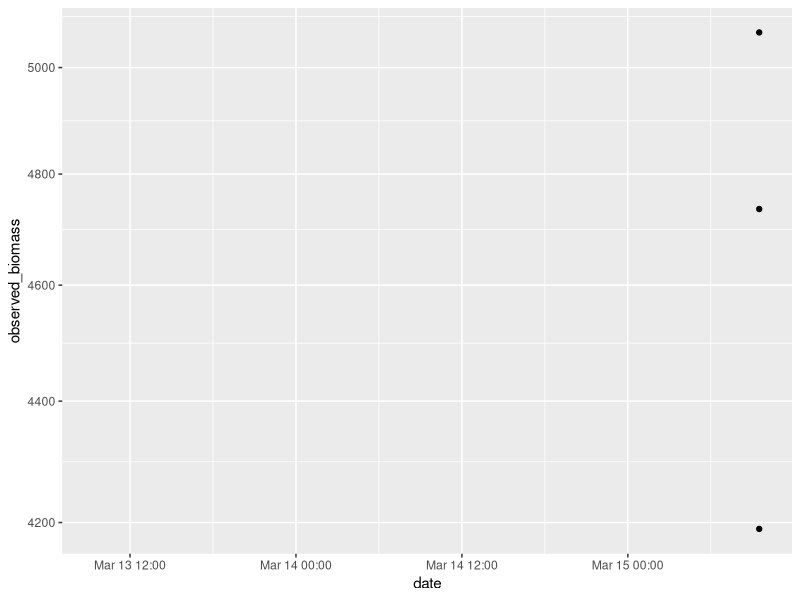
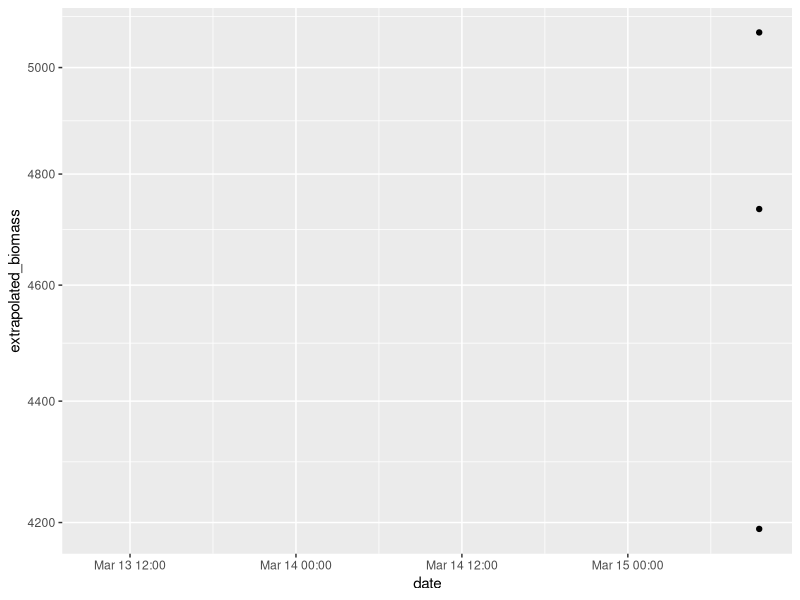

Write the R code that produced these figures, in order. (Note: this script raises an error after producing the figures.)
## ---- chunk 1
knitr::opts_chunk$set(echo = TRUE)
library(tidyverse)
library(lubridate)
library(broom)
## ---- chunk 2
n_replicates <- 3
biomass_0 <- 1000 # mean biomass at starting time of batch culture
biomass_prop_s <- 0.075 # standard deviation of counts as proportion of true value
record_dilution <- TRUE 
growth_rate <- 0.8
start_date <- ymd_hms("2021-03-13 09:30:00")
days_between_counts <- 2
dilute_at <- 30000 # target biomass to dilute cultures
n_counts <- 20 # number of samples to collect in the experiment
## ---- chunk 3
counts <- tibble( experiment = "A", 
                  date = rep(start_date, n_replicates),
                  batch = 1,
                  replicate = 1:n_replicates,
                  true_biomass = biomass_0 * rnorm(n_replicates, 1, biomass_prop_s),
                  dilution = NA,
                  observed_biomass = NA
                  )
## ---- chunk 4
last_obs <- counts %>% slice_tail(n = n_replicates)
new_obs <- last_obs %>% mutate( date = date + days_between_counts*86400 - 15*60*(!is.na(dilution)),
                                dilution = NA,
                                true_biomass = true_biomass * exp(growth_rate*days_between_counts),
                                observed_biomass = true_biomass * rnorm(n_replicates, 1, biomass_prop_s)
)
counts <- bind_rows(counts, new_obs)
dilute <- max(new_obs$observed_biomass) > dilute_at
if (dilute) {
  dilute_data <- new_obs %>% 
    mutate(date = date + 15*60,
           batch = batch + 1,
           dilution = biomass_0/observed_biomass,
           true_biomass = true_biomass * dilution,
           observed_biomass = NA)
  counts <- bind_rows(counts, dilute_data)
}
## ---- chunk 5
counts <- counts %>% replace_na(list(dilution = 1)) %>%
  group_by(experiment, replicate) %>%
  mutate(accumulated_dilution = cumprod(dilution),
         extrapolated_biomass = observed_biomass / accumulated_dilution,
         time_d = as.numeric(date - min(date) )/86400)
## ---- chunk 6
counts %>% ggplot(aes(date, observed_biomass)) + 
  geom_point() + 
  scale_y_log10()
counts %>% ggplot(aes(date, extrapolated_biomass)) + 
  geom_point() + 
  scale_y_log10()
## ---- chunk 7
lm1 <- lm(log(extrapolated_biomass) ~ time_d + factor(replicate), data = counts)
summary(lm1)
lm2 <- lm(log(observed_biomass) ~ time_d + factor(replicate) * factor(batch), data = counts)
summary(lm2)
## ---- chunk 8
lm3 <- lm(log(extrapolated_biomass) ~ time_d , data = counts %>% filter(replicate == 1))
summary(lm3)
lm4 <- lm(log(observed_biomass) ~ time_d + factor(batch), data = counts %>% filter(replicate==1))
summary(lm4)
## ---- chunk 9
lm5 <- lm(log(extrapolated_biomass) ~ time_d , 
          data = counts %>% group_by(replicate, date) %>% summarize(time_d = mean(time_d), 
                                                                    extrapolated_biomass = mean(extrapolated_biomass)))
summary(lm5)
lm6 <- lm(log(observed_biomass) ~ time_d + factor(batch), 
          data = counts %>% group_by(replicate, date) %>% summarize(time_d = mean(time_d), 
                                                                    observed_biomass = mean(observed_biomass),
                                                                    batch = mean(batch)))
summary(lm6)
## ---- chunk 10
bind_rows(
  tidy(lm1, conf.int = TRUE)[2,],
  tidy(lm2, conf.int = TRUE)[2,],
  tidy(lm3, conf.int = TRUE)[2,],
  tidy(lm4, conf.int = TRUE)[2,],
  tidy(lm5, conf.int = TRUE)[2,],
  tidy(lm6, conf.int = TRUE)[2,]

)
## ---- chunk 11
two_point_rates <- counts %>% na.omit() %>% group_by(replicate) %>%
  mutate(growth_rate = log(extrapolated_biomass/lag(extrapolated_biomass))/(time_d - lag(time_d))) 
two_point_rates %>%
  ggplot(aes(growth_rate)) + geom_histogram(binwidth = 0.02)
two_point_rates %>%
  ggplot(aes(growth_rate, y = factor(replicate))) + stat_summary(fun.data = "mean_cl_boot") 
# mean_cl_normal, mean_cl_boot  # Hmisc
two_point_rates %>% select(replicate, time_d, growth_rate) %>% filter(!is.na(growth_rate))
two_point_rates %>% filter(!is.na(growth_rate)) %>% group_by(time_d) %>% summarize(mean_growth_rate = mean(growth_rate, na.rm=TRUE))
